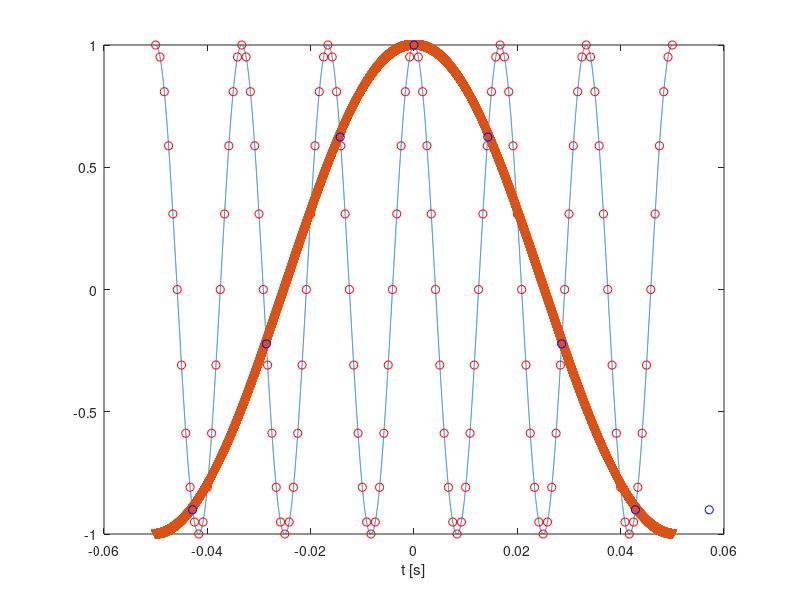

The MATLAB source for this figure:
% Generate a continuous time cosine signal of 60 Hz.
clc;
close all;
clearvars;
f = 60; %Freq in Hz
tmin = -0.05; 
tmax = 0.05;
np = 40000;
t = linspace(tmin, tmax, np); %Generates np points, and spacing between points is (tmax-tmin)/np-1
x_c = cos(2*pi*f*t);
plot(t, x_c);
xlabel('t [s]');

% Saample x_c with a sampling frequency of 400 Hz
F = 1200;
T = 1/F;
nmin = ceil(tmin/T);
nmax = ceil(tmax/T);
n = nmin: nmax;
x1 = cos(2*pi*f*n*T);
hold on
plot(n*T,x1,'ro');
%hold off
% Saample x_c with a sampling frequency of 60 Hz
clear nmin, nmax,n, x1, T;
% Explain Aliasing: A high frequency cosine looks like a low frequency
% cosine
%figure (3);
F = 70;
T = 1/F;
x_c = cos(2*pi*10*t);
nmin = ceil(tmin/T);
nmax = ceil(tmax/T);
n = nmin: nmax;
x1 = cos(2*pi*f*n*T);
plot(t, x_c, 'v');
hold on
plot(n*T, x1,'ob');
hold off
